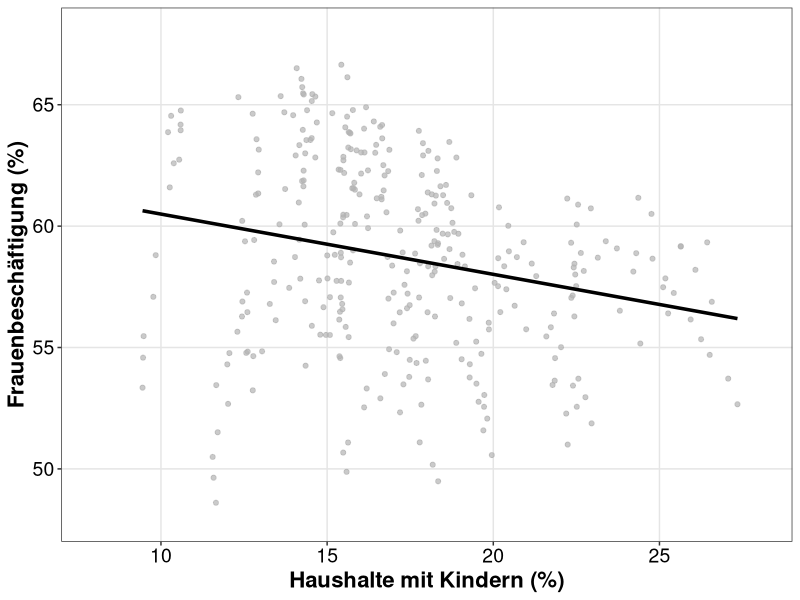

Source code (R): (Note: this script raises an error after producing the figure.)
library(readxl)
library(tidyverse)
library(ggpubr)
library(ggplot2)
library(scales)

export_be <- read_excel("data/raw/export_be.xlsx")
be_sheet <- read_excel("data/raw/export_be.xlsx", sheet = "BEVÖLKERUNG")

export_ar <- read_excel("data/raw/export_ar.xlsx")
ar_sheet <- read_excel("data/raw/export_ar.xlsx", sheet = "ARBEITSMARKT")


all_districts_and_city <- be_sheet %>%
  filter(
    Indikator == "Haushalte mit Kindern",
    Ausprägung == "insgesamt"
  ) %>%
  mutate(
    hmk = 100 * `Basiswert 1` / `Basiswert 2`
  )

Sozialversicherungspflichtig_Beschäftigte_anteil_frau <- ar_sheet %>%
  filter(
    Indikator == "Sozialversicherungspflichtig Beschäftigte - Anteil",
    Ausprägung == "weiblich"
  ) %>%
  mutate(
    anteil = 100 * `Basiswert 1` / `Basiswert 2`
  )

korrelations_daten <- inner_join(
  all_districts_and_city, 
  Sozialversicherungspflichtig_Beschäftigte_anteil_frau, 
  by = c("Raumbezug", "Jahr")
)

korrelations_daten_clean <- korrelations_daten %>%
  filter(Raumbezug != "Stadt München")

hmk_korr_gesamt_sw <- ggplot(korrelations_daten_clean, aes(x = hmk, y = anteil)) +
  geom_point(size = 1.4, color = "grey70", alpha = 0.7) + 
  geom_smooth(method = "lm", color = "black", se = FALSE, linewidth = 1.2) +
  labs(
    x = "Haushalte mit Kindern (%)",
    y = "Frauenbeschäftigung (%)" 
  ) +
  coord_cartesian(xlim = c(8, 28), ylim = c(48, 68)) +
  theme_bw() + 
  theme(
    axis.title = element_text(size = 16, face = "bold"),
    axis.text = element_text(size = 14, color = "black"),
    panel.grid.major = element_line(color = "grey90"),
    panel.grid.minor = element_blank()
  )

hmk_korr_gesamt_sw
saveRDS(hmk_korr_gesamt_sw, "results/figures/Haushalt_mit_Kindern/hmk_korr_gesamt_sw.rds")


# -----------------------------------------------------------------------
hmk_point_line_nach_jahr_color <- ggplot(korrelations_daten_clean, aes(x = hmk, y = anteil)) +
  geom_smooth(aes(color = Jahr, group = Jahr),
              method = "lm", se = FALSE, linewidth = 1, alpha = 0.7) +
  geom_point(aes(color = Jahr), size = 1.4, alpha = 0.7) +
  geom_smooth(aes(group = 1), method = "lm", color = "black", linewidth = 1.2, se = FALSE) +
  scale_color_gradient(
    low = "#e5f5e0", 
    high = "#238b45",
    breaks = scales::pretty_breaks(n = 5) 
  ) +
  coord_cartesian(xlim = c(8, 28), ylim = c(48, 68)) +
  labs(
    x = "Haushalte mit Kindern (%)",
    y = "Frauenbeschäftigung (%)",
    color = "Jahr"
  ) +
  theme_bw() + 
  theme(
    axis.title = element_text(size = 16, face = "bold"), 
    axis.text = element_text(size = 14, color = "black"), 
    panel.grid.major = element_line(color = "grey90"),
    panel.grid.minor = element_blank(),
    legend.title = element_text(size = 14, face = "bold"),
    legend.text = element_text(size = 12)
  ) +
  guides(color = guide_colorbar(barwidth = 1, barheight = 10))

hmk_point_line_nach_jahr_color

saveRDS(hmk_point_line_nach_jahr_color, "results/figures/Haushalt_mit_Kindern/hmk_korr_point_line_nach_jahr_color.rds")







